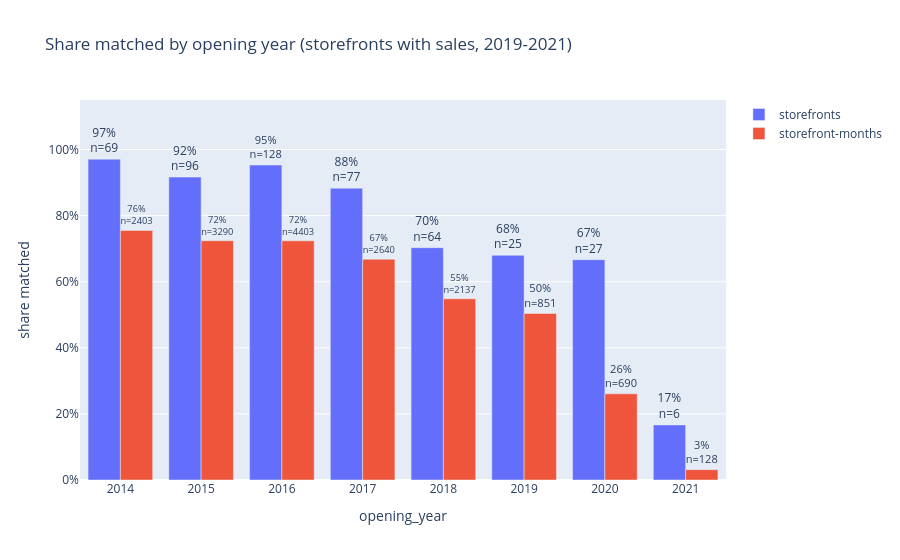

Notebook source saved alongside this figure:
### Markdown cell above
### (b) Share matched by opening year

### Code cell
### (b) SHARE MATCHED BY OPENING YEAR (storefronts with sales)
## Output: [10b] one row per opening year: "storefronts", "matched_storefronts", "share_storefronts_matched", "storefront_months" (open months, 2019-2021),
##         "matched_storefront_months", "share_storefront_months_matched", and a "total" row
## Name: 10b_match_by_opening_year.parquet
keep = stores[STOREFRONT + ["opening_year", "duration"]]
sm = store_months_all.merge(keep, on = STOREFRONT, how = "inner")
print("storefront-months kept:", len(sm), "of", len(store_months_all))

def match_shares(by):
    st = stores.groupby(by, observed = True).agg(storefronts = ("matched", "size"), matched_storefronts = ("matched", "sum"))
    mo = sm.groupby(by, observed = True).agg(storefront_months = ("covered", "size"), matched_storefront_months = ("covered", "sum"))
    t = st.join(mo).reset_index()
    tot = pd.DataFrame([{by: "total", **t.drop(columns = by).sum().to_dict()}])
    t = pd.concat([t.astype({by: str}), tot], ignore_index = True)
    t["share_storefronts_matched"] = t.matched_storefronts / t.storefronts
    t["share_storefront_months_matched"] = t.matched_storefront_months / t.storefront_months
    return t[[by, "storefronts", "matched_storefronts", "share_storefronts_matched", "storefront_months", "matched_storefront_months",
              "share_storefront_months_matched"]]

stores["opening_year"] = stores.opening_year.astype(int)
sm["opening_year"] = sm.opening_year.astype(int)
by_year = match_shares("opening_year")
by_year.to_parquet("processed-data/10b_match_by_opening_year.parquet")
display(by_year.round(3))

def pretty_shares(t, first):
    return pd.DataFrame({first: t.iloc[:, 0],
                         "Storefronts": t.storefronts.astype(int), "Matched": t.matched_storefronts.astype(int),
                         "Share matched": t.share_storefronts_matched.map(lambda x: f"{x:.1%}"),
                         "Storefront-months": t.storefront_months.astype(int), "Matched ": t.matched_storefront_months.astype(int),
                         "Share matched ": t.share_storefront_months_matched.map(lambda x: f"{x:.1%}")})
NOTE_B = ("Storefronts with positive sales in some open month of 2019-2021 (492). Storefront-months: the storefront's open months in 2019-2021 by the "
          "dated WSLCB samples; a storefront-month is matched when it has an approved Veraset label that month, a storefront when any of its months is.")
save_table(pretty_shares(by_year, "Opening year"), "match_share_by_opening_year_table", "Share of storefronts and storefront-months matched, by opening year",
           NOTE_B + " Opening year: year of the first month with positive retail sales (2014 = from Jul 2014).")

def share_chart(t, by, title, name, order):
    t = t[t[by] != "total"]
    long = pd.concat([t.assign(level = "storefronts", share = t.share_storefronts_matched, n = t.storefronts),
                      t.assign(level = "storefront-months", share = t.share_storefront_months_matched, n = t.storefront_months)])
    long["label"] = long.apply(lambda r: f"{r.share:.0%}<br>n={int(r.n)}", axis = 1)
    fig = px.bar(long, x = by, y = "share", color = "level", barmode = "group", text = "label", title = title,
                 category_orders = {by: order, "level": ["storefronts", "storefront-months"]}, labels = {"share": "share matched", "level": ""})
    fig.update_traces(textposition = "outside")
    fig.update_yaxes(range = [0, 1.15], tickformat = ".0%")
    show(fig, name)

share_chart(by_year, "opening_year", "Share matched by opening year (storefronts with sales, 2019-2021)", "match_share_by_opening_year",
            [str(y) for y in range(2014, 2022)])

### Figure 1 — Plotly figure (JSON) as saved in the notebook; plotly's stock layout.template omitted (floating-point values rounded to 4 significant figures)
{"data": [{"alignmentgroup": "True", "hovertemplate": "=storefronts<br>opening_year=%{x}<br>share matched=%{y}<br>label=%{text}<extra></extra>", "legendgroup": "storefronts", "marker": {"color": "#636efa", "pattern": {"shape": ""}}, "name": "storefronts", "offsetgroup": "storefronts", "orientation": "v", "showlegend": true, "text": ["97%<br>n=69", "92%<br>n=96", "95%<br>n=128", "88%<br>n=77", "70%<br>n=64", "68%<br>n=25", "67%<br>n=27", "17%<br>n=6"], "textposition": "outside", "type": "bar", "x": ["2014", "2015", "2016", "2017", "2018", "2019", "2020", "2021"], "xaxis": "x", "y": [0.971, 0.9167, 0.9531, 0.8831, 0.7031, 0.68, 0.6667, 0.1667], "yaxis": "y"}, {"alignmentgroup": "True", "hovertemplate": "=storefront-months<br>opening_year=%{x}<br>share matched=%{y}<br>label=%{text}<extra></extra>", "legendgroup": "storefront-months", "marker": {"color": "#EF553B", "pattern": {"shape": ""}}, "name": "storefront-months", "offsetgroup": "storefront-months", "orientation": "v", "showlegend": true, "text": ["76%<br>n=2403", "72%<br>n=3290", "72%<br>n=4403", "67%<br>n=2640", "55%<br>n=2137", "50%<br>n=851", "26%<br>n=690", "3%<br>n=128"], "textposition": "outside", "type": "bar", "x": ["2014", "2015", "2016", "2017", "2018", "2019", "2020", "2021"], "xaxis": "x", "y": [0.7553, 0.724, 0.7238, 0.6682, 0.5484, 0.5041, 0.2609, 0.03125], "yaxis": "y"}], "layout": {"barmode": "group", "legend": {"title": {"text": ""}, "tracegroupgap": 0}, "title": {"text": "Share matched by opening year (storefronts with sales, 2019-2021)"}, "xaxis": {"anchor": "y", "categoryarray": ["2014", "2015", "2016", "2017", "2018", "2019", "2020", "2021"], "categoryorder": "array", "domain": [0.0, 1.0], "title": {"text": "opening_year"}}, "yaxis": {"anchor": "x", "domain": [0.0, 1.0], "range": [0, 1.15], "tickformat": ".0%", "title": {"text": "share matched"}}}}
